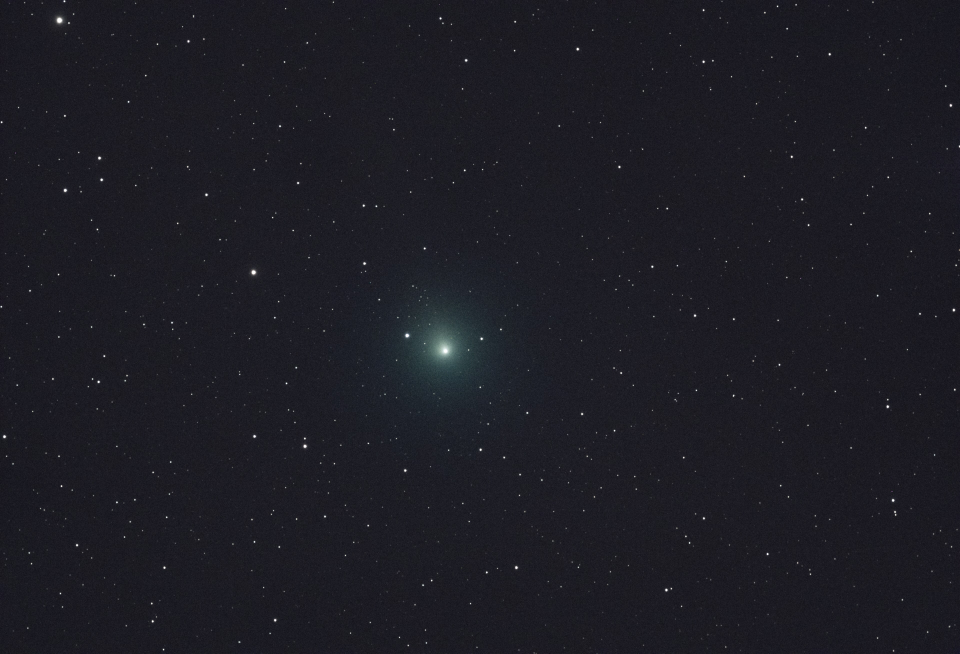
#> input picture artwork/card_art/raw/astronomes-en-herbes/46p_wirtanen.jpg, 3840 x 2615 px (shown at 1/4 size); its folder holds only this picture in this run
$ python prepare_card_art.py ../artwork/card_art/raw/astronomes-en-herbes
#> lines starting #> are read from the running program, lines starting #| are printed output that depends on the picture
#!/usr/bin/env python3
"""Prepare a card art image for the Android client."""

from __future__ import annotations

import argparse
from pathlib import Path

try:
    from PIL import Image, ImageOps
except ImportError as exc:  # pragma: no cover - defensive CLI guard
    raise SystemExit(
        "Pillow is required to run this script. Install it with: python3 -m pip install Pillow"
    ) from exc


TARGET_WIDTH = 1024
TARGET_HEIGHT = 1796
TARGET_RATIO = TARGET_WIDTH / TARGET_HEIGHT
DEFAULT_QUALITY = 90
RAW_ART_ROOT = Path("artwork/card_art/raw")
RUNTIME_ART_ROOT = Path("app/src/main/assets/card_art")
IMAGE_EXTENSIONS = {
    ".jpg",
    ".jpeg",
    ".png",
    ".webp",
    ".tif",
    ".tiff",
    ".bmp",
    ".gif",
}


def parse_args() -> argparse.Namespace:
    parser = argparse.ArgumentParser(
        description=(
            "Crop an image to the card ratio, resize it to 1024x1796, and export it as WebP."
        )
    )
    parser.add_argument(
        "input",
        type=Path,
        help="Source image path or raw folder path",
    )
    parser.add_argument(
        "output",
        nargs="?",
        type=Path,
        help=(
            "Output .webp path for a single file, or output root for a directory input. "
            "Defaults to the source filename with a .webp extension for files, and to the "
            "matching runtime asset folder for directories under artwork/card_art/raw/."
        ),
    )
    parser.add_argument(
        "--quality",
        type=int,
        default=DEFAULT_QUALITY,
        help=f"WebP quality from 0 to 100 (default: {DEFAULT_QUALITY})",
    )
    return parser.parse_args()


def resolve_output_path(input_path: Path, output_path: Path | None) -> Path:
    if output_path is not None:
        return output_path
    return input_path.with_suffix(".webp")


def resolve_directory_output_root(input_dir: Path, output_root: Path | None) -> Path:
    if output_root is not None:
        return output_root

    raw_art_root = RAW_ART_ROOT.resolve()
    runtime_art_root = RUNTIME_ART_ROOT.resolve()
    try:
        relative_to_raw = input_dir.relative_to(raw_art_root)
        return runtime_art_root / relative_to_raw
    except ValueError:
        pass

    return input_dir.parent / f"{input_dir.name}_prepared"


def compute_center_crop(width: int, height: int) -> tuple[int, int, int, int]:
    source_ratio = width / height
    if abs(source_ratio - TARGET_RATIO) < 1e-6:
        return (0, 0, width, height)

    if source_ratio > TARGET_RATIO:
        crop_width = min(width, round(height * TARGET_RATIO))
        left = (width - crop_width) // 2
        return (left, 0, left + crop_width, height)

    crop_height = min(height, round(width / TARGET_RATIO))
    top = (height - crop_height) // 2
    return (0, top, width, top + crop_height)


def needs_alpha(image: Image.Image) -> bool:
    return image.mode in {"RGBA", "LA"} or (
        image.mode == "P" and "transparency" in image.info
    )


def prepare_card_art(input_path: Path, output_path: Path, quality: int) -> None:
#> called with quality = 90
    if not input_path.is_file():
        raise SystemExit(f"Input file not found: {input_path}")

    if not 0 <= quality <= 100:
        raise SystemExit("Quality must be between 0 and 100.")

    with Image.open(input_path) as source:
#> source is the input picture: PIL image 3840x2615 RGB; mean R, G, B 28.6, 28.4, 36
        image = ImageOps.exif_transpose(source)
        crop_box = compute_center_crop(image.width, image.height)
#> crop_box = (1174, 0, 2665, 2615)
        cropped = image.crop(crop_box)
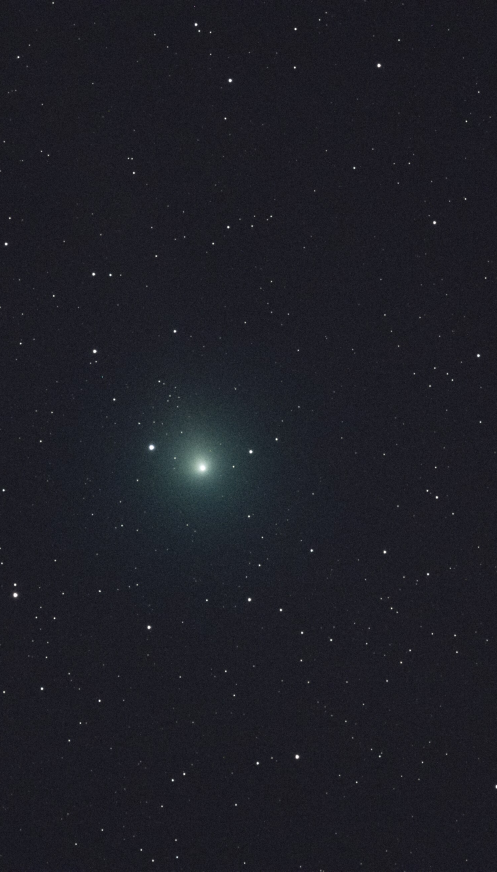
#> cropped: PIL image 1491x2615 RGB (shown at 1/3 size); mean R, G, B 29.6, 30.2, 37.8
        resized = cropped.resize((TARGET_WIDTH, TARGET_HEIGHT), Image.Resampling.LANCZOS)

        if needs_alpha(resized):
            prepared = resized.convert("RGBA")
        else:
            prepared = resized.convert("RGB")

        output_path.parent.mkdir(parents=True, exist_ok=True)
        prepared.save(output_path, format="WEBP", quality=quality, method=6)

    print(
        "\n".join(
            [
                f"Input: {input_path}",
                f"Crop: left={crop_box[0]}, top={crop_box[1]}, right={crop_box[2]}, bottom={crop_box[3]}",
                f"Output: {output_path}",
                f"Size: {TARGET_WIDTH}x{TARGET_HEIGHT}",
            ]
        )
    )
#| Input: artwork/card_art/raw/astronomes-en-herbes/46p_wirtanen.jpg
#| Crop: left=1174, top=0, right=2665, bottom=2615
#| Output: artwork/card_art/raw/astronomes-en-herbes_prepared/46p_wirtanen.webp
#| Size: 1024x1796


def iter_input_images(input_dir: Path) -> list[Path]:
    return sorted(
        path
        for path in input_dir.rglob("*")
        if path.is_file()
        and not path.name.startswith(".")
        and path.suffix.lower() in IMAGE_EXTENSIONS
    )


def prepare_card_art_directory(
    input_dir: Path,
    output_root: Path,
    quality: int,
) -> None:
    image_paths = iter_input_images(input_dir)
    if not image_paths:
        raise SystemExit(f"No supported images found in: {input_dir}")

    print(f"Batch input: {input_dir}")
    print(f"Batch output root: {output_root}")

    for image_path in image_paths:
        relative_path = image_path.relative_to(input_dir).with_suffix(".webp")
        output_path = output_root / relative_path
        prepare_card_art(
            input_path=image_path,
            output_path=output_path,
            quality=quality,
        )
        print("---")

    print(f"Prepared {len(image_paths)} image(s).")


def main() -> None:
    args = parse_args()
    input_path = args.input.resolve()
    output_arg = args.output.resolve() if args.output else None

    if input_path.is_dir():
        output_root = resolve_directory_output_root(
            input_dir=input_path,
            output_root=output_arg,
        )
        prepare_card_art_directory(
            input_dir=input_path,
            output_root=output_root,
            quality=args.quality,
        )
        return

    output_path = resolve_output_path(
        input_path=input_path,
        output_path=output_arg,
    )
    prepare_card_art(input_path=input_path, output_path=output_path, quality=args.quality)


if __name__ == "__main__":
    main()
